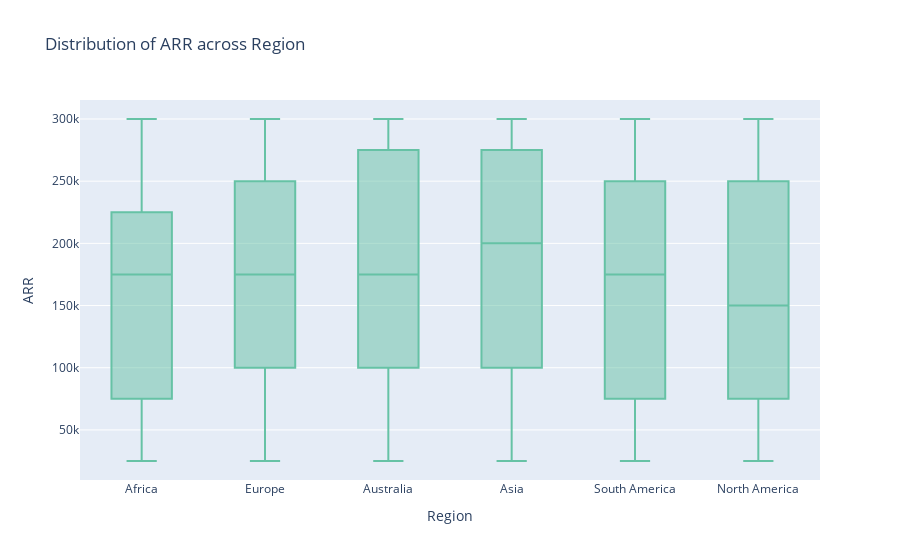
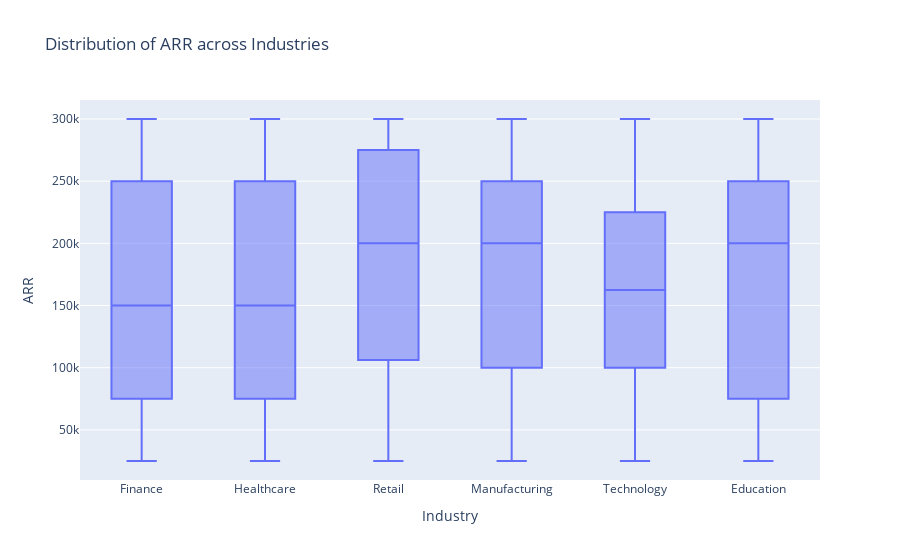
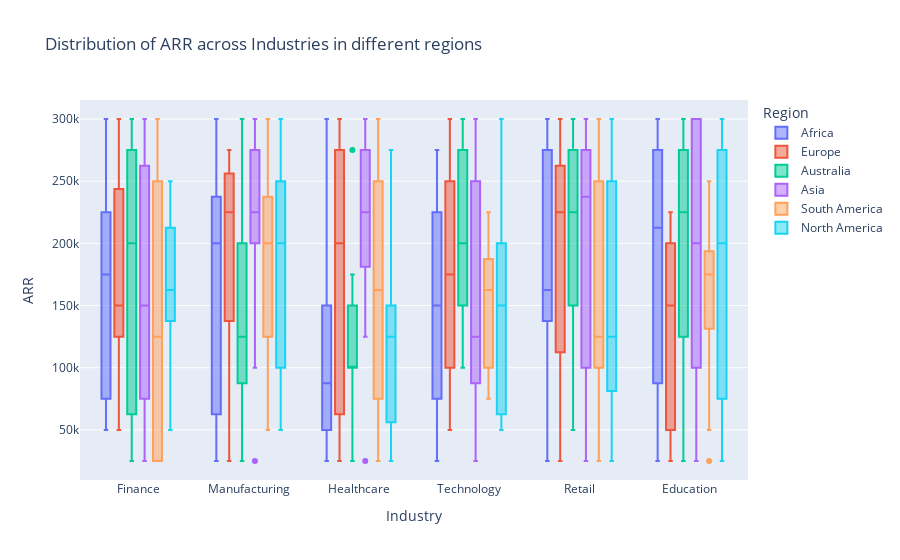
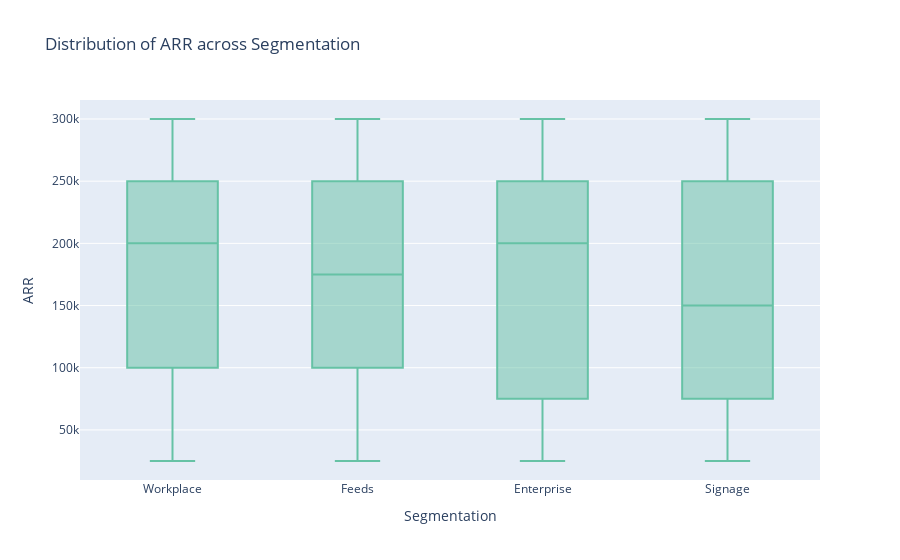

Notebook code for these charts, in order:
### Code cell
# Bivariate Analysis:
# Relationship between ARR and Region
fig = px.box(df, x='Region', y='ARR', color_discrete_sequence=px.colors.qualitative.Set2, title='Distribution of ARR across Region')
fig.show()
# Relationship between ARR and Industry
fig = px.box(df, x='Industry', y='ARR', title='Distribution of ARR across Industries')
fig.show()
# Relationship between ARR and  Industries in different regions
fig = px.box(df, x='Industry', y='ARR', color='Region', title=' Distribution of ARR across Industries in different regions')
fig.show()
# Relationship between ARR and Segmentation
fig = px.box(df, x='Segmentation', y='ARR', color_discrete_sequence=px.colors.qualitative.Set2, title='Distribution of ARR across Segmentation')
fig.show()
# Relationship between ARR and Employee Band
fig = px.box(df, x='Employee Band', y='ARR',  title='Distribution of ARR across Employee Band')
fig.show()
# ARR across Product Usage Level
fig = px.box(df, x='Product Usage Level', y='ARR', color_discrete_sequence=px.colors.qualitative.Set2, title='Distribution of ARR across Product Usage Level')
fig.show()

### Figure 1 — Plotly figure (JSON) as saved in the notebook; plotly's stock layout.template omitted (floating-point values rounded to 4 significant figures; data arrays with more than 128 entries replaced by an {"elided": "..."} marker saying what was removed)
{"data": [{"alignmentgroup": "True", "hovertemplate": "Region=%{x}<br>ARR=%{y}<extra></extra>", "legendgroup": "", "marker": {"color": "rgb(102,194,165)"}, "name": "", "notched": false, "offsetgroup": "", "orientation": "v", "showlegend": false, "type": "box", "x": {"elided": "499 str values"}, "x0": " ", "xaxis": "x", "y": {"elided": "499 int values"}, "y0": " ", "yaxis": "y"}], "layout": {"boxmode": "group", "legend": {"tracegroupgap": 0}, "title": {"text": "Distribution of ARR across Region"}, "xaxis": {"anchor": "y", "domain": [0, 1], "title": {"text": "Region"}}, "yaxis": {"anchor": "x", "domain": [0, 1], "title": {"text": "ARR"}}}}

### Figure 2 — Plotly figure (JSON) as saved in the notebook; plotly's stock layout.template omitted (floating-point values rounded to 4 significant figures; data arrays with more than 128 entries replaced by an {"elided": "..."} marker saying what was removed)
{"data": [{"alignmentgroup": "True", "hovertemplate": "Industry=%{x}<br>ARR=%{y}<extra></extra>", "legendgroup": "", "marker": {"color": "#636efa"}, "name": "", "notched": false, "offsetgroup": "", "orientation": "v", "showlegend": false, "type": "box", "x": {"elided": "499 str values"}, "x0": " ", "xaxis": "x", "y": {"elided": "499 int values"}, "y0": " ", "yaxis": "y"}], "layout": {"boxmode": "group", "legend": {"tracegroupgap": 0}, "title": {"text": "Distribution of ARR across Industries"}, "xaxis": {"anchor": "y", "domain": [0, 1], "title": {"text": "Industry"}}, "yaxis": {"anchor": "x", "domain": [0, 1], "title": {"text": "ARR"}}}}

### Figure 3 — Plotly figure (JSON) as saved in the notebook; plotly's stock layout.template omitted (floating-point values rounded to 4 significant figures)
{"data": [{"alignmentgroup": "True", "hovertemplate": "Region=Africa<br>Industry=%{x}<br>ARR=%{y}<extra></extra>", "legendgroup": "Africa", "marker": {"color": "#636efa"}, "name": "Africa", "notched": false, "offsetgroup": "Africa", "orientation": "v", "showlegend": true, "type": "box", "x": ["Finance", "Finance", "Manufacturing", "Healthcare", "Finance", "Technology", "Finance", "Retail", "Healthcare", "Technology", "Manufacturing", "Retail", "Healthcare", "Manufacturing", "Finance", "Healthcare", "Retail", "Manufacturing", "Manufacturing", "Technology", "Manufacturing", "Healthcare", "Healthcare", "Technology", "Retail", "Healthcare", "Healthcare", "Finance", "Technology", "Technology", "Education", "Retail", "Healthcare", "Education", "Technology", "Finance", "Finance", "Finance", "Retail", "Education", "Finance", "Finance", "Technology", "Manufacturing", "Education", "Finance", "Education", "Education", "Healthcare", "Technology", "Healthcare", "Manufacturing", "Manufacturing", "Technology", "Retail", "Retail", "Finance", "Finance", "Technology", "Manufacturing", "Retail", "Retail", "Retail", "Manufacturing", "Education", "Healthcare", "Technology", "Education", "Finance", "Education", "Education", "Education", "Retail", "Education", "Manufacturing"], "x0": " ", "xaxis": "x", "y": [300000, 250000, 225000, 50000, 225000, 225000, 275000, 150000, 50000, 225000, 300000, 275000, 225000, 75000, 75000, 100000, 275000, 25000, 175000, 50000, 25000, 125000, 125000, 25000, 275000, 75000, 25000, 225000, 125000, 175000, 300000, 175000, 25000, 200000, 225000, 175000, 75000, 100000, 50000, 200000, 200000, 100000, 25000, 250000, 300000, 175000, 250000, 75000, 75000, 125000, 300000, 225000, 50000, 225000, 150000, 150000, 75000, 50000, 275000, 200000, 125000, 300000, 25000, 300000, 75000, 175000, 100000, 25000, 50000, 300000, 100000, 225000, 225000, 225000, 200000], "y0": " ", "yaxis": "y"}, {"alignmentgroup": "True", "hovertemplate": "Region=Europe<br>Industry=%{x}<br>ARR=%{y}<extra></extra>", "legendgroup": "Europe", "marker": {"color": "#EF553B"}, "name": "Europe", "notched": false, "offsetgroup": "Europe", "orientation": "v", "showlegend": true, "type": "box", "x": ["Healthcare", "Retail", "Finance", "Finance", "Finance", "Retail", "Healthcare", "Manufacturing", "Healthcare", "Technology", "Technology", "Technology", "Retail", "Healthcare", "Healthcare", "Finance", "Technology", "Finance", "Finance", "Education", "Technology", "Healthcare", "Technology", "Retail", "Healthcare", "Technology", "Technology", "Education", "Technology", "Healthcare", "Technology", "Finance", "Education", "Retail", "Finance", "Retail", "Education", "Retail", "Education", "Finance", "Technology", "Manufacturing", "Manufacturing", "Manufacturing", "Technology", "Manufacturing", "Finance", "Healthcare", "Education", "Technology", "Technology", "Technology", "Healthcare", "Manufacturing", "Education", "Technology", "Finance", "Manufacturing", "Retail", "Education", "Technology", "Education", "Finance", "Healthcare", "Education", "Retail", "Finance", "Technology", "Technology", "Finance", "Technology", "Finance", "Retail", "Technology", "Technology", "Manufacturing", "Manufacturing", "Healthcare", "Technology", "Retail", "Healthcare", "Retail"], "x0": " ", "xaxis": "x", "y": [200000, 250000, 250000, 150000, 275000, 175000, 25000, 275000, 275000, 250000, 225000, 100000, 100000, 200000, 150000, 175000, 250000, 50000, 300000, 25000, 250000, 100000, 250000, 250000, 25000, 250000, 50000, 25000, 175000, 25000, 300000, 75000, 200000, 250000, 50000, 275000, 225000, 300000, 125000, 150000, 100000, 175000, 275000, 225000, 125000, 225000, 125000, 75000, 50000, 100000, 75000, 50000, 250000, 150000, 200000, 150000, 300000, 250000, 200000, 175000, 75000, 75000, 175000, 275000, 200000, 125000, 125000, 200000, 50000, 225000, 300000, 150000, 300000, 175000, 150000, 100000, 25000, 300000, 250000, 25000, 275000, 25000], "y0": " ", "yaxis": "y"}, {"alignmentgroup": "True", "hovertemplate": "Region=Australia<br>Industry=%{x}<br>ARR=%{y}<extra></extra>", "legendgroup": "Australia", "marker": {"color": "#00cc96"}, "name": "Australia", "notched": false, "offsetgroup": "Australia", "orientation": "v", "showlegend": true, "type": "box", "x": ["Retail", "Finance", "Retail", "Retail", "Retail", "Education", "Manufacturing", "Retail", "Technology", "Technology", "Manufacturing", "Education", "Retail", "Finance", "Retail", "Healthcare", "Healthcare", "Finance", "Finance", "Retail", "Finance", "Manufacturing", "Finance", "Finance", "Retail", "Retail", "Education", "Education", "Education", "Finance", "Healthcare", "Retail", "Finance", "Healthcare", "Technology", "Technology", "Finance", "Education", "Healthcare", "Retail", "Manufacturing", "Education", "Finance", "Retail", "Technology", "Technology", "Education", "Education", "Manufacturing", "Technology", "Education", "Retail", "Healthcare", "Retail", "Retail", "Finance", "Finance", "Finance", "Education", "Healthcare", "Technology", "Technology", "Finance", "Retail", "Manufacturing", "Finance", "Retail", "Finance", "Healthcare", "Education", "Education", "Manufacturing", "Healthcare", "Retail", "Manufacturing", "Manufacturing", "Healthcare", "Finance", "Healthcare", "Education", "Retail", "Retail", "Education", "Finance", "Education", "Retail"], "x0": " ", "xaxis": "x", "y": [50000, 100000, 225000, 275000, 300000, 300000, 175000, 200000, 200000, 100000, 100000, 25000, 175000, 300000, 250000, 25000, 150000, 225000, 300000, 250000, 50000, 150000, 275000, 300000, 225000, 300000, 225000, 225000, 150000, 25000, 75000, 250000, 200000, 125000, 150000, 275000, 125000, 300000, 275000, 300000, 100000, 100000, 225000, 300000, 225000, 300000, 250000, 250000, 25000, 200000, 150000, 50000, 100000, 175000, 75000, 300000, 50000, 275000, 300000, 175000, 275000, 150000, 225000, 175000, 300000, 125000, 75000, 125000, 150000, 300000, 75000, 50000, 100000, 250000, 275000, 125000, 100000, 50000, 100000, 250000, 150000, 125000, 200000, 50000, 75000, 300000], "y0": " ", "yaxis": "y"}, {"alignmentgroup": "True", "hovertemplate": "Region=Asia<br>Industry=%{x}<br>ARR=%{y}<extra></extra>", "legendgroup": "Asia", "marker": {"color": "#ab63fa"}, "name": "Asia", "notched": false, "offsetgroup": "Asia", "orientation": "v", "showlegend": true, "type": "box", "x": ["Retail", "Manufacturing", "Manufacturing", "Healthcare", "Technology", "Finance", "Education", "Education", "Retail", "Finance", "Finance", "Education", "Manufacturing", "Finance", "Healthcare", "Manufacturing", "Technology", "Retail", "Education", "Healthcare", "Retail", "Finance", "Manufacturing", "Manufacturing", "Education", "Healthcare", "Healthcare", "Technology", "Finance", "Finance", "Technology", "Finance", "Retail", "Education", "Finance", "Finance", "Retail", "Finance", "Healthcare", "Healthcare", "Healthcare", "Technology", "Technology", "Education", "Retail", "Technology", "Education", "Retail", "Manufacturing", "Retail", "Finance", "Education", "Healthcare", "Healthcare", "Healthcare", "Finance", "Finance", "Technology", "Manufacturing", "Technology", "Technology", "Technology", "Technology", "Manufacturing", "Finance", "Retail", "Healthcare", "Technology", "Manufacturing", "Finance", "Finance", "Retail", "Education", "Finance", "Education", "Technology", "Finance", "Education", "Finance", "Healthcare", "Retail", "Retail", "Healthcare", "Finance", "Finance", "Healthcare", "Technology", "Finance", "Manufacturing", "Manufacturing", "Technology", "Manufacturing", "Manufacturing", "Education", "Retail", "Education", "Finance"], "x0": " ", "xaxis": "x", "y": [275000, 225000, 250000, 200000, 100000, 250000, 200000, 125000, 275000, 75000, 100000, 200000, 225000, 275000, 200000, 275000, 300000, 300000, 75000, 300000, 250000, 50000, 275000, 300000, 100000, 175000, 275000, 125000, 200000, 300000, 125000, 275000, 75000, 300000, 100000, 100000, 200000, 225000, 150000, 275000, 200000, 200000, 275000, 175000, 275000, 75000, 25000, 225000, 225000, 275000, 75000, 225000, 250000, 125000, 250000, 250000, 25000, 275000, 300000, 125000, 225000, 150000, 75000, 25000, 25000, 225000, 275000, 100000, 275000, 300000, 50000, 100000, 75000, 150000, 300000, 25000, 50000, 250000, 150000, 25000, 25000, 300000, 300000, 125000, 275000, 225000, 75000, 250000, 100000, 200000, 275000, 200000, 125000, 300000, 50000, 300000, 275000], "y0": " ", "yaxis": "y"}, {"alignmentgroup": "True", "hovertemplate": "Region=South America<br>Industry=%{x}<br>ARR=%{y}<extra></extra>", "legendgroup": "South America", "marker": {"color": "#FFA15A"}, "name": "South America", "notched": false, "offsetgroup": "South America", "orientation": "v", "showlegend": true, "type": "box", "x": ["Healthcare", "Manufacturing", "Manufacturing", "Education", "Finance", "Finance", "Healthcare", "Finance", "Technology", "Education", "Retail", "Technology", "Education", "Healthcare", "Healthcare", "Technology", "Manufacturing", "Healthcare", "Education", "Manufacturing", "Education", "Education", "Retail", "Finance", "Education", "Education", "Finance", "Education", "Technology", "Technology", "Technology", "Education", "Healthcare", "Finance", "Finance", "Retail", "Finance", "Retail", "Healthcare", "Healthcare", "Retail", "Finance", "Finance", "Finance", "Healthcare", "Education", "Education", "Manufacturing", "Healthcare", "Healthcare", "Retail", "Technology", "Education", "Retail", "Healthcare", "Manufacturing", "Education", "Healthcare", "Healthcare", "Retail", "Healthcare", "Retail", "Finance", "Retail", "Retail", "Healthcare", "Education", "Finance", "Technology", "Retail", "Healthcare", "Manufacturing", "Manufacturing", "Healthcare"], "x0": " ", "xaxis": "x", "y": [300000, 225000, 250000, 200000, 25000, 150000, 75000, 300000, 75000, 50000, 100000, 75000, 175000, 150000, 225000, 175000, 200000, 100000, 175000, 175000, 250000, 175000, 100000, 100000, 125000, 175000, 175000, 150000, 175000, 200000, 225000, 175000, 300000, 25000, 250000, 275000, 25000, 25000, 250000, 125000, 300000, 275000, 25000, 75000, 25000, 25000, 250000, 75000, 25000, 275000, 125000, 125000, 250000, 50000, 175000, 300000, 175000, 125000, 250000, 125000, 75000, 225000, 125000, 225000, 125000, 275000, 75000, 250000, 150000, 275000, 250000, 50000, 200000, 75000], "y0": " ", "yaxis": "y"}, {"alignmentgroup": "True", "hovertemplate": "Region=North America<br>Industry=%{x}<br>ARR=%{y}<extra></extra>", "legendgroup": "North America", "marker": {"color": "#19d3f3"}, "name": "North America", "notched": false, "offsetgroup": "North America", "orientation": "v", "showlegend": true, "type": "box", "x": ["Manufacturing", "Retail", "Retail", "Manufacturing", "Technology", "Healthcare", "Manufacturing", "Technology", "Retail", "Finance", "Manufacturing", "Finance", "Education", "Manufacturing", "Manufacturing", "Finance", "Technology", "Healthcare", "Education", "Technology", "Education", "Healthcare", "Retail", "Manufacturing", "Manufacturing", "Technology", "Manufacturing", "Education", "Finance", "Retail", "Manufacturing", "Education", "Healthcare", "Education", "Finance", "Education", "Education", "Technology", "Manufacturing", "Technology", "Retail", "Manufacturing", "Education", "Healthcare", "Healthcare", "Retail", "Education", "Finance", "Retail", "Technology", "Education", "Technology", "Education", "Manufacturing", "Manufacturing", "Manufacturing", "Manufacturing", "Education", "Technology", "Education", "Healthcare", "Manufacturing", "Education", "Manufacturing", "Manufacturing", "Retail", "Manufacturing", "Retail", "Finance", "Education", "Education", "Finance", "Technology", "Manufacturing", "Healthcare", "Manufacturing", "Healthcare", "Healthcare", "Technology", "Retail", "Education", "Education", "Manufacturing", "Healthcare", "Manufacturing"], "x0": " ", "xaxis": "x", "y": [250000, 125000, 100000, 275000, 50000, 275000, 275000, 125000, 25000, 175000, 200000, 250000, 250000, 175000, 200000, 50000, 50000, 50000, 50000, 75000, 50000, 50000, 75000, 50000, 200000, 225000, 250000, 75000, 200000, 250000, 225000, 200000, 75000, 125000, 150000, 275000, 25000, 50000, 150000, 175000, 300000, 300000, 300000, 75000, 150000, 50000, 275000, 150000, 150000, 175000, 75000, 75000, 250000, 300000, 75000, 100000, 200000, 300000, 200000, 50000, 275000, 75000, 300000, 50000, 225000, 300000, 100000, 125000, 225000, 125000, 275000, 125000, 300000, 150000, 125000, 275000, 150000, 25000, 200000, 250000, 125000, 225000, 125000, 150000, 75000], "y0": " ", "yaxis": "y"}], "layout": {"boxmode": "group", "legend": {"title": {"text": "Region"}, "tracegroupgap": 0}, "title": {"text": " Distribution of ARR across Industries in different regions"}, "xaxis": {"anchor": "y", "domain": [0, 1], "title": {"text": "Industry"}}, "yaxis": {"anchor": "x", "domain": [0, 1], "title": {"text": "ARR"}}}}

### Figure 4 — Plotly figure (JSON) as saved in the notebook; plotly's stock layout.template omitted (floating-point values rounded to 4 significant figures; data arrays with more than 128 entries replaced by an {"elided": "..."} marker saying what was removed)
{"data": [{"alignmentgroup": "True", "hovertemplate": "Segmentation=%{x}<br>ARR=%{y}<extra></extra>", "legendgroup": "", "marker": {"color": "rgb(102,194,165)"}, "name": "", "notched": false, "offsetgroup": "", "orientation": "v", "showlegend": false, "type": "box", "x": {"elided": "499 str values"}, "x0": " ", "xaxis": "x", "y": {"elided": "499 int values"}, "y0": " ", "yaxis": "y"}], "layout": {"boxmode": "group", "legend": {"tracegroupgap": 0}, "title": {"text": "Distribution of ARR across Segmentation"}, "xaxis": {"anchor": "y", "domain": [0, 1], "title": {"text": "Segmentation"}}, "yaxis": {"anchor": "x", "domain": [0, 1], "title": {"text": "ARR"}}}}
